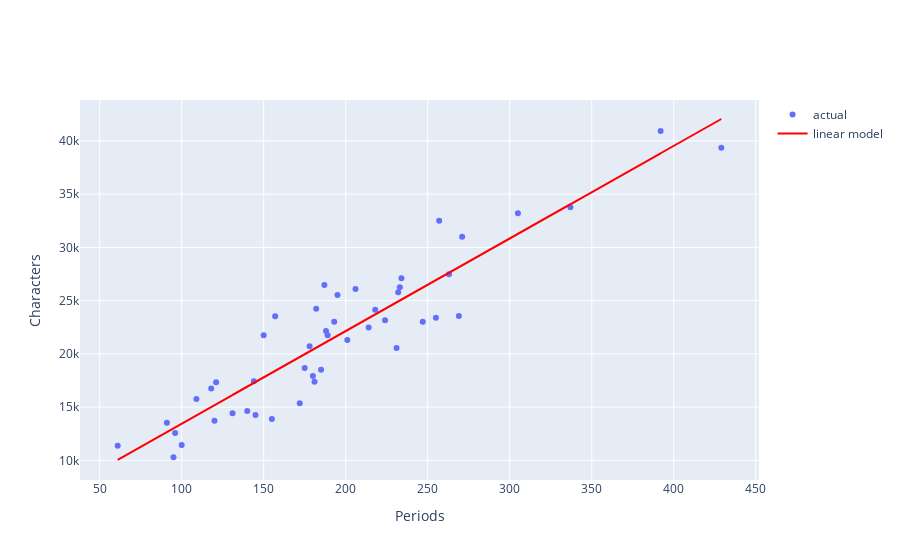

The notebook cell saved with this chart:
### Markdown cell above
Let's see what our linear model looks like.

### Code cell
fig = go.Figure()
fig.add_trace(go.Scatter(x = lw['Periods'], y = lw['Characters'], mode = 'markers', name = 'actual'))
fig.add_trace(go.Scatter(x = lw['Periods'], y = theta_0 + theta_1 * lw['Periods'], name = 'linear model', line = dict(color = 'red')))


fig.update_layout(xaxis_title = 'Periods', yaxis_title = 'Characters')

### Figure 1 — Plotly figure (JSON) as saved in the notebook; plotly's stock layout.template omitted (floating-point values rounded to 4 significant figures)
{"data": [{"mode": "markers", "name": "actual", "x": [189, 188, 231, 195, 255, 140, 131, 214, 337, 185, 193, 429, 175, 180, 181, 172, 155, 144, 121, 145, 269, 120, 247, 182, 91, 150, 109, 271, 233, 218, 178, 224, 232, 257, 201, 100, 157, 206, 263, 61, 187, 118, 305, 95, 96, 234, 392], "y": [21759, 22148, 20558, 25526, 23395, 14622, 14431, 22476, 33767, 18508, 23024, 39363, 18669, 17924, 17385, 15353, 13879, 17432, 17338, 14252, 23545, 13708, 23015, 24239, 13526, 21739, 15754, 30992, 26254, 24137, 20723, 23158, 25777, 32496, 21310, 11441, 23524, 26091, 27473, 11368, 26464, 16753, 33202, 10289, 12558, 27094, 40935], "type": "scatter"}, {"line": {"color": "red"}, "name": "linear model", "x": [189, 188, 231, 195, 255, 140, 131, 214, 337, 185, 193, 429, 175, 180, 181, 172, 155, 144, 121, 145, 269, 120, 247, 182, 91, 150, 109, 271, 233, 218, 178, 224, 232, 257, 201, 100, 157, 206, 263, 61, 187, 118, 305, 95, 96, 234, 392], "y": [21180.0, 21100.0, 24840.0, 21710.0, 26920.0, 16920.0, 16140.0, 23360.0, 34060.0, 20840.0, 21530.0, 42060.0, 19970.0, 20400.0, 20490.0, 19700.0, 18230.0, 17270.0, 15270.0, 17360.0, 28140.0, 15180.0, 26230.0, 20570.0, 12660.0, 17790.0, 14230.0, 28320.0, 25010.0, 23710.0, 20230.0, 24230.0, 24920.0, 27100.0, 22230.0, 13440.0, 18400.0, 22660.0, 27620.0, 10050.0, 21010.0, 15010.0, 31270.0, 13010.0, 13090.0, 25100.0, 38840.0], "type": "scatter"}], "layout": {"xaxis": {"title": {"text": "Periods"}, "type": "linear", "range": [38.39, 451.6], "autorange": true}, "yaxis": {"title": {"text": "Characters"}, "type": "linear", "range": [7729.0, 43870.0], "autorange": true}, "autosize": true}}
